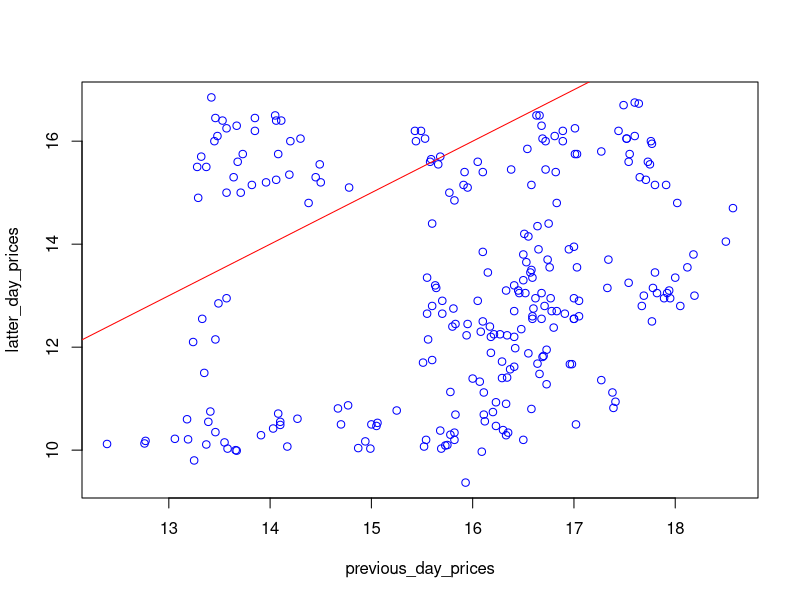

Reproduce this figure in R.
stock_data <- read.csv("BOOM.csv")

num_days_apart <- 1000

previous_day_prices <- stock_data[1:(dim(stock_data)[1] - num_days_apart), 2]
latter_day_prices <- stock_data[(1 + num_days_apart):dim(stock_data)[1], 2]

png("day-to-day.png")
plot(previous_day_prices, latter_day_prices, col="blue")
abline(a=0,b=1, col="red")
dev.off()